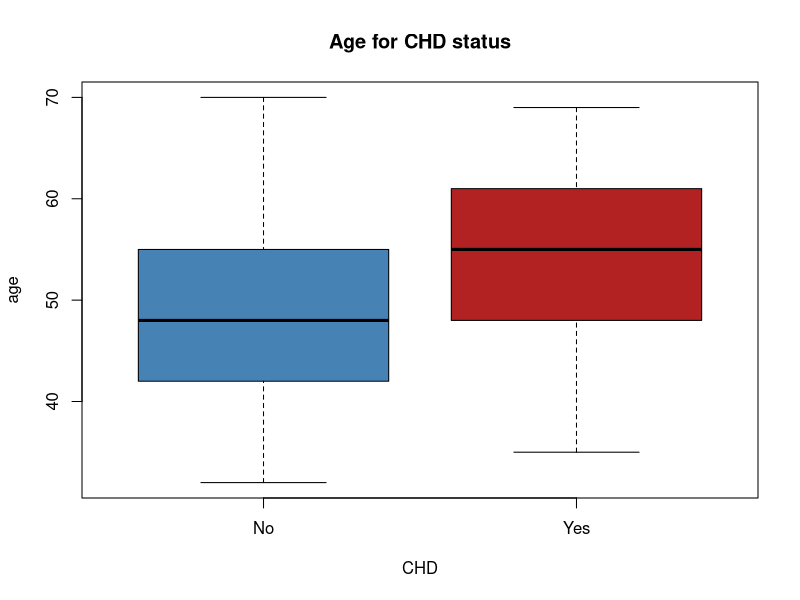
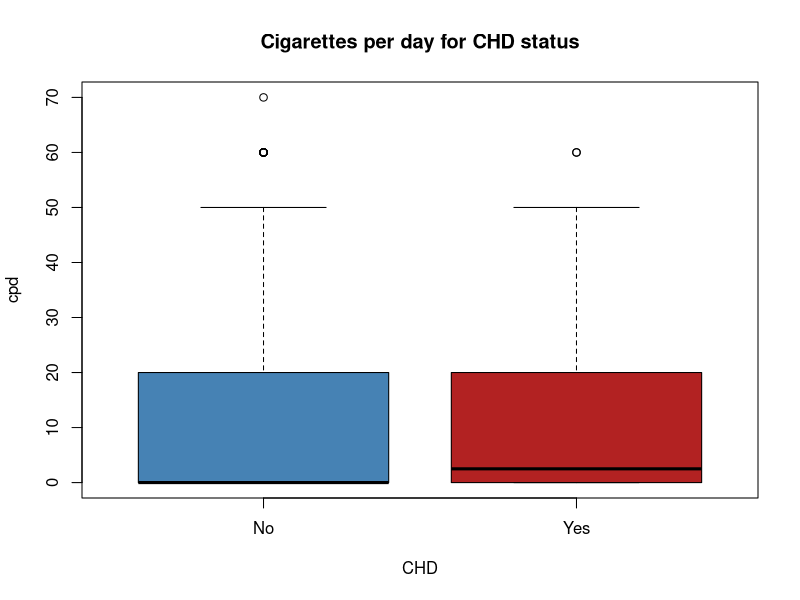
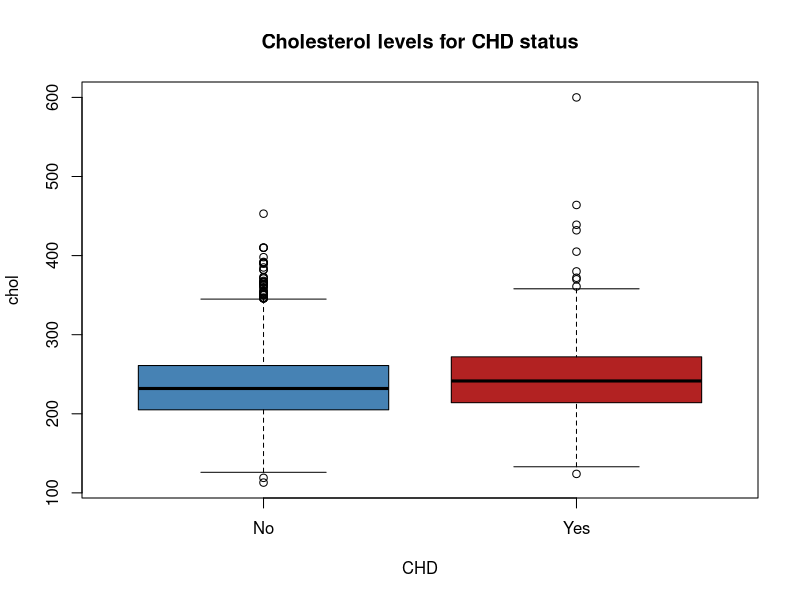
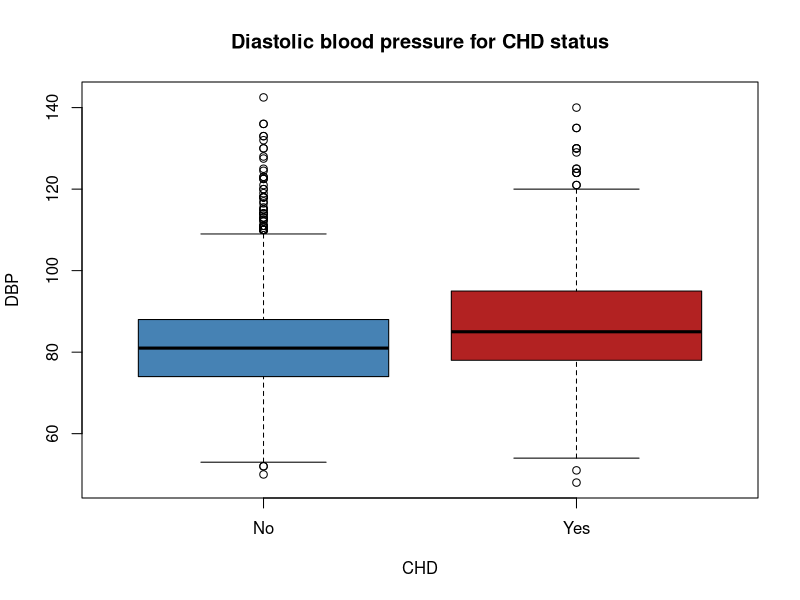
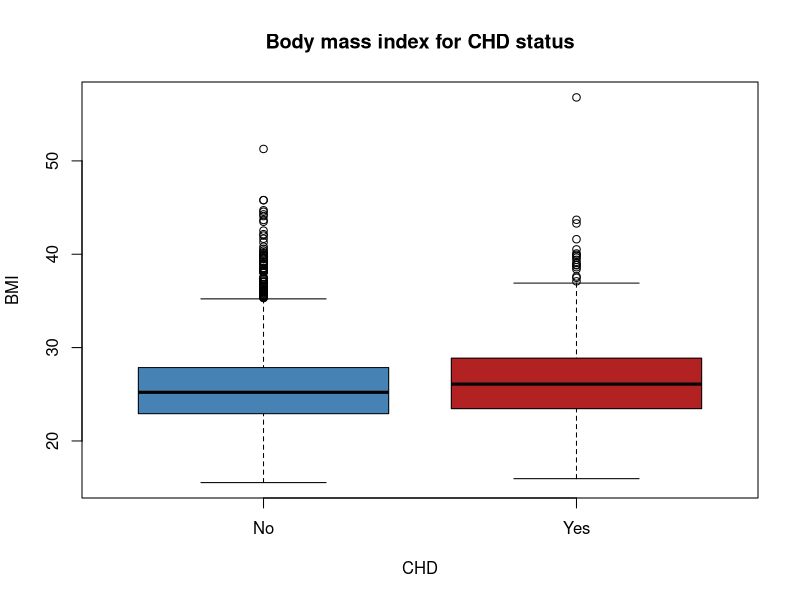
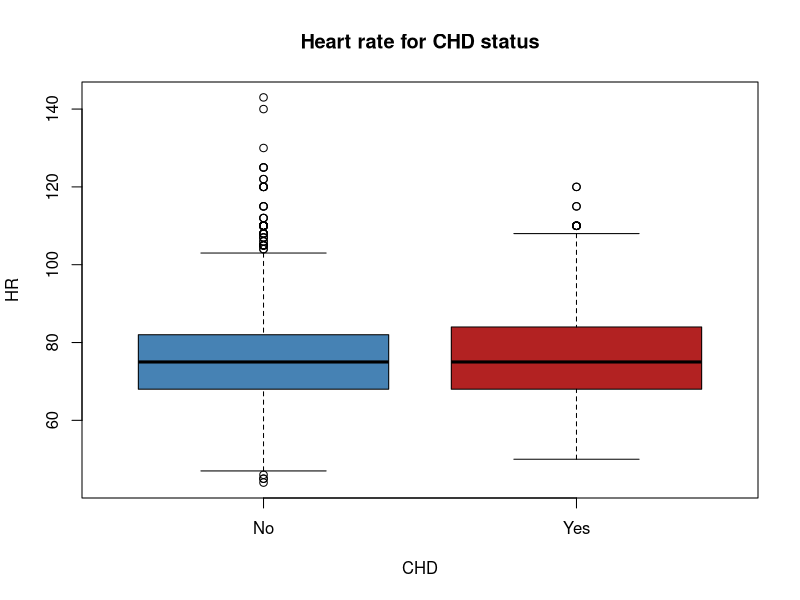
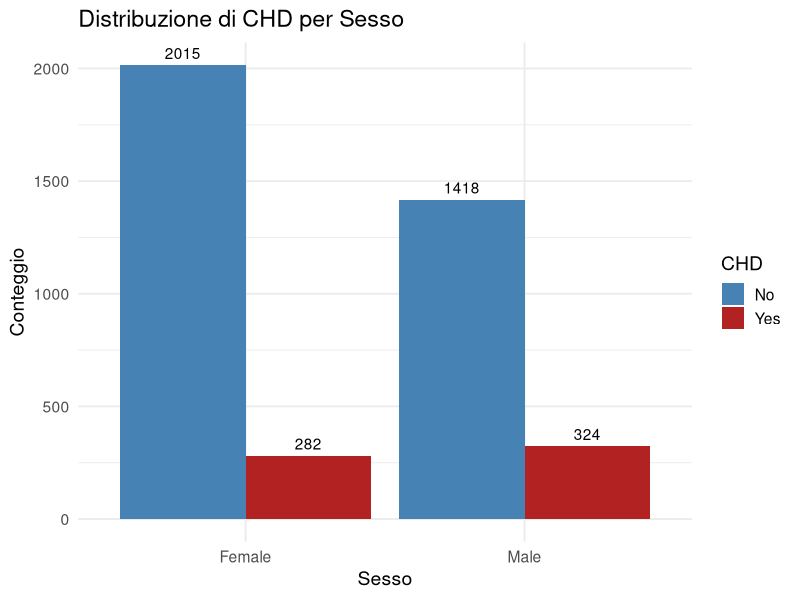
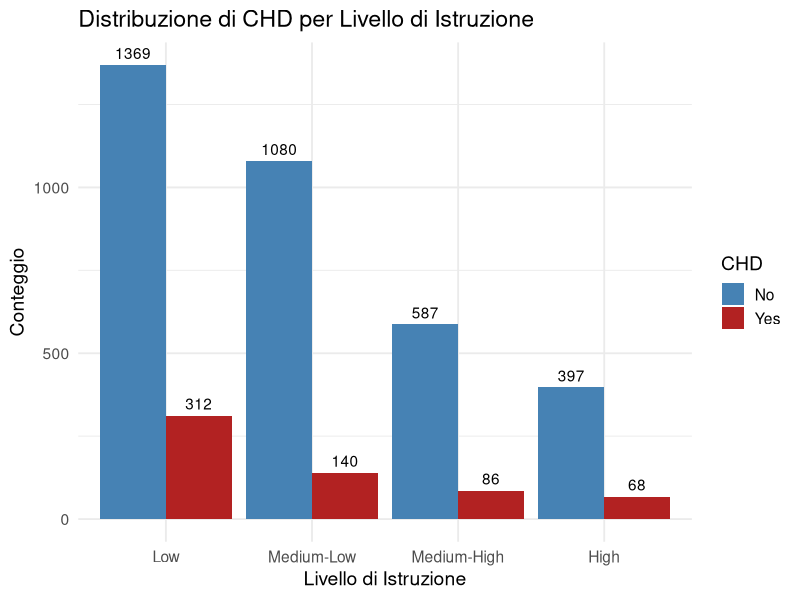

The R script that drew these images, in order:
## ---- chunk 1
knitr::opts_chunk$set(
  warning=FALSE,
  message=FALSE,
  tidy.opts=list(width.cutoff = 80),
  tidy = TRUE
)
## ---- chunk 2
library(caret)
library(class)
library(ggplot2)
CHD <- read.csv("chd.csv", header = TRUE, sep = ",")

head(CHD)
summary(CHD)
str(CHD)

#The output shows that some variables have missing values (NA):
#- Education
#- Cpd
#- Chol
#- BMI
#- HR
colMeans(is.na(CHD[, c("education","cpd", "chol", "BMI", "HR")])) * 100 
#The percentage of missing values for these variables is very low, none of them exceeds 5%, so we can safely remove them

#Factorizing categorical variables
CHD$sex <- factor(CHD$sex, labels = c("Female", "Male"))
CHD$CHD <- factor(CHD$CHD, labels = c("No", "Yes"))
CHD$education <- factor(CHD$education, labels = c("Low", "Medium-Low", "Medium-High", "High"))
CHD$smoker <- factor(CHD$smoker, labels = c("No", "Yes"))
CHD$stroke <- factor(CHD$stroke, labels = c("No", "Yes"))
CHD$HTN <- factor(CHD$HTN, labels = c("No", "Yes"))
CHD$diabetes <- factor(CHD$diabetes, labels = c("No", "Yes"))

#Removing rows with NA values from the dataset
CHD <- na.omit(CHD)
summary(CHD)

## ---- chunk 3
table(CHD$CHD) 
prop.table(table(CHD$CHD))

#Visualization of the discriminative power for continuous variables
boxplot(age ~ CHD, data = CHD, main = "Age for CHD status", col = c("steelblue", "firebrick")) # Age seems to have a good discriminative effect on CHD status
boxplot(cpd ~ CHD, data = CHD, main = "Cigarettes per day for CHD status", col = c("steelblue", "firebrick"))
boxplot(chol ~ CHD, data = CHD, main = "Cholesterol levels for CHD status", col = c("steelblue", "firebrick"))
boxplot(DBP ~ CHD, data = CHD, main = "Diastolic blood pressure for CHD status", col = c("steelblue", "firebrick"))
boxplot(BMI ~ CHD, data = CHD, main = "Body mass index for CHD status", col = c("steelblue", "firebrick"))
boxplot(HR ~ CHD, data = CHD, main = "Heart rate for CHD status", col = c("steelblue", "firebrick"))

#Visualization of the discriminative power for categorical variables
table(CHD$sex, CHD$CHD)

ggplot(CHD, aes(x = sex, fill = CHD)) +
  geom_bar(position = "dodge") +
  geom_text(stat = "count", aes(label = after_stat(count)), 
            position = position_dodge(width = 0.9), vjust = -0.5) +
  labs(title = "Distribuzione di CHD per Sesso",
       x = "Sesso", y = "Conteggio", fill = "CHD") +
  scale_fill_manual(values = c("steelblue", "firebrick")) +
  theme_minimal(base_size = 14)
#Men seem to have a higher number of CHD cases compared to women, despite there being fewer men in the dataset. This could indicate a higher risk for males


table(CHD$education, CHD$CHD) 

ggplot(CHD, aes(x = education, fill = CHD)) +
  geom_bar(position = "dodge") +
  geom_text(stat = "count", aes(label = after_stat(count)), 
            position = position_dodge(width = 0.9), vjust = -0.5) +
  labs(title = "Distribuzione di CHD per Livello di Istruzione",
       x = "Livello di Istruzione", y = "Conteggio", fill = "CHD") +
  scale_fill_manual(values = c("steelblue", "firebrick")) +
  theme_minimal(base_size = 14)
#People with the lowest education level have the highest number of CHD cases, suggesting that education level could be a protective factor


table(CHD$smoker, CHD$CHD)

ggplot(CHD, aes(x = smoker, fill = CHD)) +
  geom_bar(position = "dodge") +
  geom_text(stat = "count", aes(label = after_stat(count)), 
            position = position_dodge(width = 0.9), vjust = -0.5) +
  labs(title = "Distribuzione di CHD per Fumo",
       x = "Fumatore", y = "Conteggio", fill = "CHD") +
  scale_fill_manual(values = c("steelblue", "firebrick")) +
  theme_minimal(base_size = 14)
#The number of CHD cases between smokers and non-smokers (311) is very similar. Smoking does not appear to be a strong predictor, as there are no significant differences between the two groups

table(CHD$stroke, CHD$CHD)

ggplot(CHD, aes(x = stroke, fill = CHD)) +
  geom_bar(position = "dodge") +
  geom_text(stat = "count", aes(label = after_stat(count)), 
            position = position_dodge(width = 0.9), vjust = -0.5) +
  labs(title = "Distribuzione di CHD per Presenza di Ictus",
       x = "Ictus Precedente", y = "Conteggio", fill = "CHD") +
  scale_fill_manual(values = c("steelblue", "firebrick")) +
  theme_minimal(base_size = 14)
#Patients with a history of stroke (11 out of 25) show a high likelihood of developing CHD, but the small sample size warrants caution in interpretation

table(CHD$HTN, CHD$CHD) 

ggplot(CHD, aes(x = HTN, fill = CHD)) +
  geom_bar(position = "dodge") +
  geom_text(stat = "count", aes(label = after_stat(count)), 
            position = position_dodge(width = 0.9), vjust = -0.5) +
  labs(title = "Distribuzione di CHD per Ipertensione",
       x = "Ipertensione", y = "Conteggio", fill = "CHD") +
  scale_fill_manual(values = c("steelblue", "firebrick")) +
  theme_minimal(base_size = 14)
#Among individuals with hypertension, 325 out of 1316 developed CHD, compared to 319 out of 2922 without hypertension. This suggests hypertension may be a strong risk factor, with good discriminative ability

table(CHD$diabetes, CHD$CHD)

ggplot(CHD, aes(x = diabetes, fill = CHD)) +
  geom_bar(position = "dodge") +
  geom_text(stat = "count", aes(label = after_stat(count)), 
            position = position_dodge(width = 0.9), vjust = -0.5) +
  labs(title = "Distribuzione di CHD per Diabete",
       x = "Diabete", y = "Conteggio", fill = "CHD") +
  scale_fill_manual(values = c("steelblue", "firebrick")) +
  theme_minimal(base_size = 14)
#Although the number of diabetic patients is small (109), the proportion of CHD among diabetics (40 out of 109 ≈ 36.7%) is much higher than non-diabetics (604 out of 4129 ≈ 14.6%), suggesting diabetes may be a significant risk factor with strong discriminative ability

## ---- chunk 4
#Set seed for reproducibility
set.seed(123)

#Split data while maintaining the same CHD proportion
trainIndex <- createDataPartition(CHD$CHD, p = 0.8, list = FALSE)

#Create training set (80% of the data)
trainData <- CHD[trainIndex, ]

#Create test set (20% of the data)
testData <- CHD[-trainIndex, ]
#Perform logistic regression on the training data to predict CHD and calculate test error
fit <- glm(CHD ~ ., data = trainData, family = "binomial")
summary(fit)
#Interpretation of results:
#Being male increases the risk of CHD (positive coefficient)
#Age has a positive effect on the probability of CHD (older individuals have higher risk)
#Cigarette consumption increases the risk of CHD
#Hypertension increases the risk of CHD
#Diabetes strongly increases the likelihood of CHD
#Diastolic blood pressure (DBP) increases the risk of CHD

#Make predictions on the test data
lr.preds <- predict(fit, testData, type = "response")
#Set threshold for classification at 0.5
cl.preds <- ifelse(lr.preds >= 0.5, "Yes", "No")

#Confusion matrix
confusionMatrix(factor(cl.preds), testData$CHD)
#Model correctly classifies 85% of the cases
#Sensitivity (True Negative Rate - TNR): 99.56% → The model is very good at identifying patients without CHD
#Specificity (True Positive Rate - TPR): 3.31% → The model performs poorly in detecting patients with CHD

#Test error
mean(cl.preds != testData$CHD)
#The model has high specificity (good at detecting non-CHD patients), but is nearly useless in identifying patients with CHD
## ---- chunk 5
#Set seed for reproducibility
set.seed(123)
trainDataKnn <- trainData
testDataKnn <- testData

#Transform categorical variables into numeric variables for KNN training data
trainDataKnn$sex <- as.numeric(trainDataKnn$sex)
trainDataKnn$education <- as.numeric(trainDataKnn$education)
trainDataKnn$smoker <- as.numeric(trainDataKnn$smoker)
trainDataKnn$stroke <- as.numeric(trainDataKnn$stroke)
trainDataKnn$HTN <- as.numeric(trainDataKnn$HTN)
trainDataKnn$diabetes <- as.numeric(trainDataKnn$diabetes)

#Transform categorical variables into numeric variables for KNN test data
testDataKnn$sex <- as.numeric(testDataKnn$sex)
testDataKnn$education <- as.numeric(testDataKnn$education)
testDataKnn$smoker <- as.numeric(testDataKnn$smoker)
testDataKnn$stroke <- as.numeric(testDataKnn$stroke)
testDataKnn$HTN <- as.numeric(testDataKnn$HTN)
testDataKnn$diabetes <- as.numeric(testDataKnn$diabetes)


#Arrays to store errors and accuracies for each k value
errors <- numeric()
accuracies <- numeric()

#Range of k values to try
for (k in 1:30) {
  #Perform KNN predictions with the current k value
  knn.pred <- knn(trainDataKnn[, -13], testDataKnn[, -13], trainDataKnn[, 13], k = k)
  
  #Calculate classification error
  error_rate <- mean(knn.pred != testDataKnn$CHD)
  
  #Calculate accuracy
  accuracy <- 1 - error_rate
  
  #Store error and accuracy in arrays
  errors[k] <- error_rate
  accuracies[k] <- accuracy
}

#Find the k value with the lowest error rate
best_k <- which.min(errors)
best_k
knn.pred <- knn(trainDataKnn[, -13], testDataKnn[, -13], trainDataKnn[, 13], k = best_k)

#Confusion matrix
confusionMatrix(knn.pred, testDataKnn$CHD)
#Interpretation:
#Accuracy: 0.8501, the model correctly predicts 85% of the cases
#Sensitivity: The model perfectly identifies patients with CHD
#Specificity: The model fails to recognize patients without CHD

# Despite the high accuracy (85%), the model is highly imbalanced. The low specificity indicates that the model has a high false negative rate for patients without CHD, which is a significant issue


#Plot error rate vs. k
par(mfrow = c(1, 2))
plot(1:30, errors, type = "b", col = "red", pch = 19,
     xlab = "Valore di k", ylab = "Errore rate", main = "Errore Rate vs k nel KNN")

#Plot accuracy vs. k
plot(1:30, accuracies, type = "b", col = "blue", pch = 19,
     xlab = "Valore di k", ylab = "Accuracy", main = "Accuracy vs k nel KNN")
